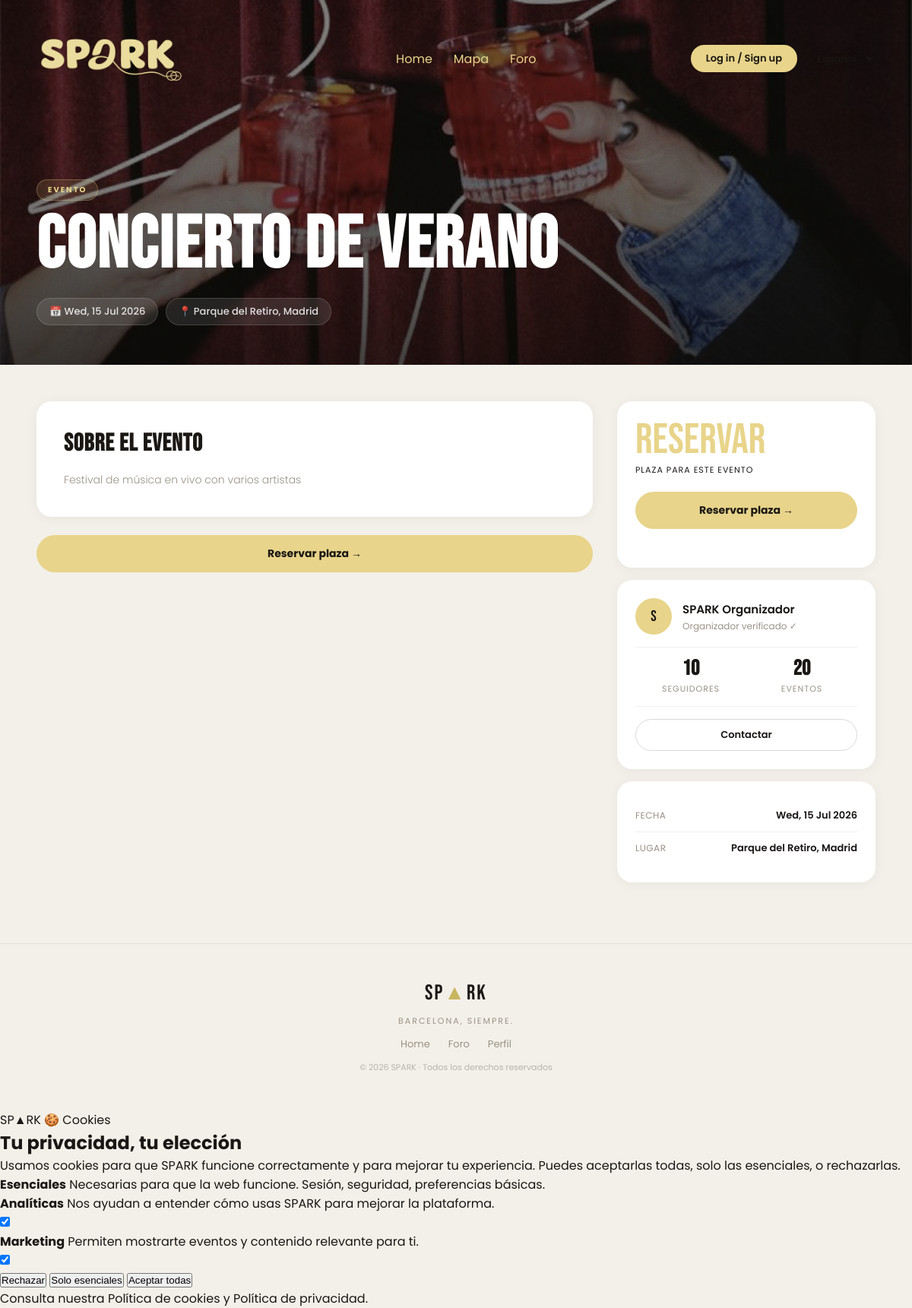
The app's page /VIsta/evento.php?id=1 with its own data.
### tables this page shows
CREATE TABLE Evento (
    Id_Evento INT AUTO_INCREMENT PRIMARY KEY,
    Nombre_evento VARCHAR(200),
    Descripcion VARCHAR(100),
    Fecha_evento DATE,
    Ubicacion VARCHAR(50),
    Lat DECIMAL(10, 7),
    Lng DECIMAL(10, 7)
);

### Model/EventModel.php (called while the page is built, shortened)
<?php
class EventModel {
    private $conn;
    public function __construct() {
        try {
            $this->conn = new PDO("mysql:host=localhost;dbname=mp0487_spark", "root", "");
            $this->conn->setAttribute(PDO::ATTR_ERRMODE, PDO::ERRMODE_EXCEPTION);
        } catch (PDOException $e) {
            echo "Error" . $e->getMessage();
        }
    }
    public function getEventById($Id_Evento) {
        try {
            $sql = "SELECT * FROM Evento WHERE Id_Evento = ?";
            $stmt = $this->conn->prepare($sql);
            $stmt->execute([$Id_Evento]);
            return $stmt->fetch(PDO::FETCH_ASSOC);
        } catch (PDOException $e) {
            error_log("DEBUG Model: Exception capturada en getEventById: " . $e->getMessage());
            return "error_base_datos";
        }
    }
public function getEvents($Id_Evento = null) {
    try {
        if ($Id_Evento) {
            return $this->getEventById($Id_Evento);
        } else {
            $sql = "SELECT * FROM Evento";
            $stmt = $this->conn->query($sql);
            $result = $stmt->fetchAll(PDO::FETCH_ASSOC);
            error_log("getEvents result: " . print_r($result, true));
            return $result;
        }
    } catch (PDOException $e) {
        error_log("DEBUG Model: Exception capturada en getEvents: " . $e->getMessage());
        return "error_base_datos";
    }
}
}
?>

### Controller1/eventController.php (called while the page is built, shortened)
<?php
require_once("../Model/EventModel.php");
class EventController
{
    private $model;
    public function __construct()
    {
        $this->model = new EventModel();
    }
    public function getEvents($Id_Evento = null)
    {
        try {
            $result = $this->model->getEvents($Id_Evento);
            return $result;
        } catch (Exception $e) {
            error_log("DEBUG Controller: " . $e->getMessage());
            return "error_base_datos";
        }
    }
}
?>

### VIsta/evento.php (the view, shortened to what this page needs)
<?php
require_once __DIR__ . '/../Controller1/eventController.php';
$eventController = new EventController();
$id = isset($_GET['id']) ? (int)$_GET['id'] : 0;
$ev = $eventController->getEvents($id);
$fechaFormateada = date('D, d M Y', strtotime($ev['Fecha_evento']));
?>
<!DOCTYPE html>
<html lang="es">
<head>
  <link rel="stylesheet" href="evento.css">
</head>
<body>
<nav class="nav" id="nav">
  <a href="home.php" class="nav-logo">
    <img src="recursos/logo.png" alt="SPARK">
  </a>
  <ul class="nav-links">
    <li><a href="home.php">Home</a></li>
    <li><a href="https://www.google.com/maps" target="_blank">Mapa</a></li>
    <li><a href="foro.php">Foro</a></li>
  </ul>
  <div class="nav-actions">
    <?php if (isset($_SESSION['user_id'])): ?>
      <a href="perfil.php" class="nav-btn-ghost">Perfil</a>
      <a href="logout.php" class="nav-btn-pill">Cerrar sesión</a>
    <?php else: ?>
      <a href="login.php" class="nav-btn-pill">Log in / Sign up</a>
    <?php endif; ?>
    <select class="lang-sel">
      <option>Español</option>
    </select>
  </div>
</nav>
<section class="ev-hero">
  <img class="ev-hero__img" src="recursos/popUp.jpg" alt="Foto del evento">
  <div class="ev-hero__overlay"></div>
  <div class="ev-hero__inner">
    <div class="ev-hero__top">
      <span class="ev-cat">Evento</span>
    </div>
    <h1 class="ev-hero__title"><?= htmlspecialchars($ev['Nombre_evento']) ?></h1>
    <div class="ev-hero__meta">
      <span>📅 <?= $fechaFormateada ?></span>
      <span>📍 <?= htmlspecialchars($ev['Ubicacion']) ?></span>
    </div>
  </div>
</section>
<div class="ev-layout">
  <div class="ev-main">
    <div class="ev-desc">
      <h2 class="ev-desc__title">Sobre el evento</h2>
      <p class="ev-desc__text"><?= htmlspecialchars($ev['Descripcion']) ?></p>
    </div>
    <a href="#" class="ev-reserve-btn ev-reserve-btn--mobile">Reservar plaza →</a>
  </div>
  <aside class="ev-sidebar">
    <div class="ev-sidebar__card ev-sidebar__reserve">
      <div class="ev-reserve__price">Reservar</div>
      <p class="ev-reserve__label">plaza para este evento</p>
      <a href="#" class="ev-reserve-btn">Reservar plaza →</a>
      <p class="ev-reserve__note">Sin comisiones ocultas</p>
    </div>
    <div class="ev-sidebar__card">
      <div class="ev-org">
        <div class="ev-org__avatar">S</div>
        <div>
          <p class="ev-org__name">SPARK Organizador</p>
          <p class="ev-org__role">Organizador verificado ✓</p>
        </div>
      </div>
      <div class="ev-org__stats">
        <div><strong>10</strong><span>Seguidores</span></div>
        <div><strong>20</strong><span>Eventos</span></div>
      </div>
      <a href="#" class="ev-contact-btn">Contactar</a>
    </div>
    <div class="ev-sidebar__card">
      <ul class="ev-details">
        <li>
          <span>Fecha</span>
          <strong><?= $fechaFormateada ?></strong>
        </li>
        <li>
          <span>Lugar</span>
          <strong><?= htmlspecialchars($ev['Ubicacion']) ?></strong>
        </li>
      </ul>
    </div>
  </aside>
</div>
<footer class="footer">
  <div class="footer-inner">
    <a href="home.php" class="footer-logo">SP<span>▲</span>RK</a>
    <p class="footer-tagline">Barcelona, siempre.</p>
    <nav class="footer-nav">
      <a href="home.php">Home</a>
      <a href="foro.php">Foro</a>
      <a href="perfil.php">Perfil</a>
    </nav>
    <p class="footer-copy">© <?= date('Y') ?> SPARK · Todos los derechos reservados</p>
  </div>
</footer>
<?php include 'cookies-banner.php'; ?>
</body>
</html>

### records on screen
evento: Nombre_evento "Concierto de Verano", Fecha_evento "Wed, 15 Jul 2026", Ubicacion "Parque del Retiro, Madrid", Descripcion "Festival de música en vivo con varios artistas"
